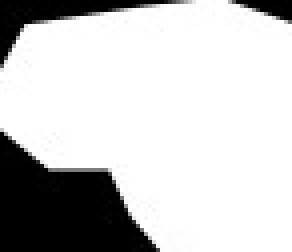
#> input picture balanceoRE/segmentacionesRE/00012-3.jpg, 73 x 63 px (shown 4 times larger); its folder holds 3 pictures in this run
$ python compararROI.py   (older library calls are emulated)
#> lines starting #> are read from the running program, lines starting #| are printed output that depends on the picture; after the words box and inside, x2 and y2 are one past the last pixel; in counts of white or black regions, pixels touching at a corner belong together
# -*- coding: utf-8 -*-
"""
Created on Mon Jul 15 23:27:13 2019

@author: Nataly
"""
from skimage.measure import compare_ssim as ssim
import cv2
import numpy as np
import matplotlib.pyplot as plt
from scipy.spatial import distance

def mse(imageA, imageB):
	err = np.sum((imageA.astype("float") - imageB.astype("float")) ** 2)
	err /= float(imageA.shape[0] * imageA.shape[1])
	return err

def dice(im1, im2):
    im1 = np.asarray(im1).astype(np.bool)
    im2 = np.asarray(im2).astype(np.bool)

    if im1.shape != im2.shape:
        raise ValueError("Shape mismatch: im1 and im2 must have the same shape.")

    # Compute Dice coefficient
    intersection = np.logical_and(im1, im2)
    Dice=2. * intersection.sum() / (im1.sum() + im2.sum())
    return Dice
import glob

# [5 lines of commented-out code are left out]
mSSIM=[],[],[],[],[],[],[],[],[]
mMSE=[],[],[],[],[],[],[],[],[]
mDICE2=[],[],[],[],[],[],[],[],[]
i=0


for image in glob.glob('*.jpg'):
    original = cv2.imread(image,0)
#> original is the input picture: shape (63, 73); min 0, max 255, mean 200.6
    segventanas=cv2.imread('C:/Users/Usuario/Documents/Daniela/Tesis/Trabajo-de-grado_Artefactos/subData/segmentacionSthele_CanalG_ventanas/RE/'+image,0)
    segtoda=cv2.imread('C:/Users/Usuario/Documents/Daniela/Tesis/Trabajo-de-grado_Artefactos/subData/segmentacionSthele_CanalG_ConEcuAdaptativa/RE/'+image,0)
    segumbral=cv2.imread('C:/Users/Usuario/Documents/Daniela/Tesis/Trabajo-de-grado_Artefactos/subData/segmentacionRE_Articulo/RE/'+image,0)
    segventanas_2=cv2.imread('C:/Users/Usuario/Documents/Daniela/Tesis/Trabajo-de-grado_Artefactos/subData/segmentacionSthele_CanalG_ventanas/RE_2/'+image,0)
    segventanas_3=cv2.imread('C:/Users/Usuario/Documents/Daniela/Tesis/Trabajo-de-grado_Artefactos/subData/segmentacionSthele_CanalG_ventanas/RE_3/'+image,0)
    segventanas_4=cv2.imread('C:/Users/Usuario/Documents/Daniela/Tesis/Trabajo-de-grado_Artefactos/subData/segmentacionSthele_CanalG_ventanas/RE_4/'+image,0)
    segventanas_5=cv2.imread('C:/Users/Usuario/Documents/Daniela/Tesis/Trabajo-de-grado_Artefactos/subData/segmentacionSthele_CanalG_ventanas/RE_5/'+image,0)
    segventanas_6=cv2.imread('C:/Users/Usuario/Documents/Daniela/Tesis/Trabajo-de-grado_Artefactos/subData/segmentacionSthele_CanalG_ventanas/RE_6/'+image,0)
    print('Me amas yo lo se')
    print(ssim(original, original))
#| 1.0
    print(mse(original, original))
#> in mse, `err = np.sum((imageA.astype("float") - imageB.astype("float")) ** 2)`: err = 0
#| 0.0
    print('dice2',dice(original, original))
#> in dice, `im1 = np.asarray(im1).astype(np.bool)`:
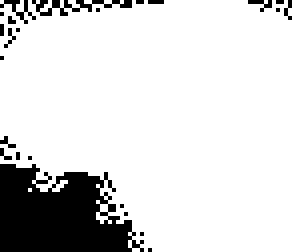
#> im1: shape (63, 73) bool (shown 4 times larger); 85.3% white; 24 black regions (22 under 20 px), largest, box (x1, y1, x2, y2) and area: (0, 41, 36, 63) 566, (8, 0, 33, 4) 40
#> in dice, `Dice=2. * intersection.sum() / (im1.sum() + im2.sum())`: Dice = 1
#| dice2 1.0
    tabla=[original,segumbral,segtoda,segventanas,segventanas_2,segventanas_3,segventanas_4,segventanas_5,segventanas_6]
    for h in range(len(tabla)):
        mSSIM[h].append(ssim(original, tabla[h]))
        mMSE[h].append(mse(original, tabla[h]))
        mDICE2[h].append(dice(original, tabla[h]))
#> this loop made 9 passes
    i=i+1
#> pass 2 of the loop `for image in glob.glob('*.jpg'):`:
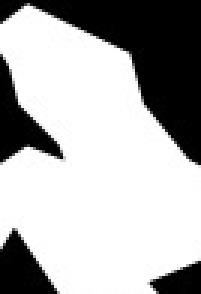
#> input picture balanceoRE/segmentacionesRE/00047-19.jpg, 67 x 98 px (shown 3 times larger)
#> original is the input picture: shape (98, 67); min 0, max 255, mean 175.4
#| 1.0
#| 0.0
#> in dice (call 11), `im1 = np.asarray(im1).astype(np.bool)`:
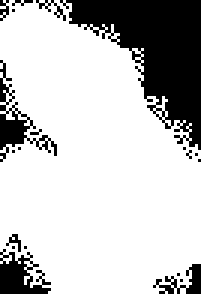
#> im1: shape (98, 67) bool (shown 3 times larger); 76.8% white; 20 black regions (16 under 20 px), largest, box (x1, y1, x2, y2) and area: (20, 0, 67, 50) 1090, (0, 20, 19, 54) 155, (0, 83, 17, 98) 145, (51, 88, 67, 98) 66
#| dice2 1.0
#> the loop `for h in range(len(tabla)):` made 9 passes
#> pass 3 of the loop `for image in glob.glob('*.jpg'):`:
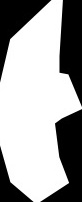
#> input picture balanceoRE/segmentacionesRE/00067-3.jpg, 82 x 202 px
#> original is the input picture: shape (202, 82); min 0, max 255, mean 164.4
#| 1.0
#| 0.0
#> in dice (call 21), `im1 = np.asarray(im1).astype(np.bool)`:
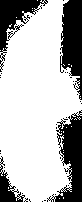
#> im1: shape (202, 82) bool; 72.1% white; 35 black regions (31 under 20 px), largest, box (x1, y1, x2, y2) and area: (47, 110, 82, 202) 1577, (60, 0, 82, 100) 1515, (0, 0, 48, 72) 1074, (0, 156, 25, 202) 410
#| dice2 1.0

import pandas as pd
datos = {'SSIM_Original':mSSIM[0],
         'MSE_Original':mMSE[0],
         'DICE_Original':mDICE2[0],
         'SSIM_Articulo':mSSIM[1],
         'MSE_Articulo':mMSE[1],
         'DICE_Articulo':mDICE2[1],
         'SSIM_ImgComp':mSSIM[2],
         'MSE_ImgComp':mMSE[2],
         'DICE_ImgComp':mDICE2[2],
         'SSIM_ImgVen':mSSIM[3],
         'MSE_ImgVen':mMSE[3],
         'DICE_ImgVen':mDICE2[3],
         'SSIM_ImgVen2':mSSIM[4],
         'MSE_ImgVen2':mMSE[4],
         'DICE_ImgVen2':mDICE2[4],
         'SSIM_ImgVen3':mSSIM[5],
         'MSE_ImgVen3':mMSE[5],
         'DICE_ImgVen3':mDICE2[5],
         'SSIM_ImgVen4':mSSIM[6],
         'MSE_ImgVen4':mMSE[6],
         'DICE_ImgVen4':mDICE2[6],
         'SSIM_ImgVen5':mSSIM[7],
         'MSE_ImgVen5':mMSE[7],
         'DICE_ImgVen5':mDICE2[7],
         'SSIM_ImgVen6':mSSIM[8],
         'MSE_ImgVen6':mMSE[8],
         'DICE_ImgVen6':mDICE2[8]}
datos = pd.DataFrame(datos)
datos.to_excel('medidasSimilitudBBOX.xlsx')
